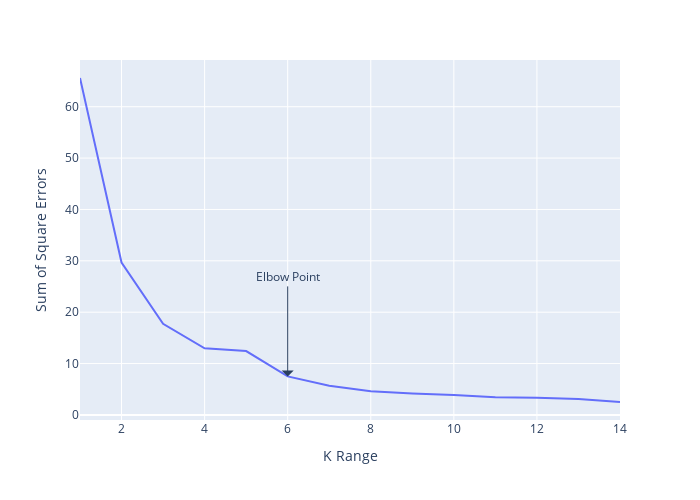

The notebook cell this image was saved under:
### Code cell
#Plotting the values of SSE in line graph to determine elbow point
px.line(x=range(1,15),y=sse).update_layout(xaxis_title="K Range",yaxis_title="Sum of Square Errors",height=500,width=700).add_annotation(
    x=6,y=7.5,showarrow=True,arrowhead=1,arrowsize=2,ax=0,ay=-100,text="Elbow Point")

### Figure 1 — Plotly figure (JSON) as saved in the notebook; plotly's stock layout.template omitted (floating-point values rounded to 4 significant figures)
{"data": [{"hovertemplate": "x=%{x}<br>y=%{y}<extra></extra>", "legendgroup": "", "line": {"color": "#636efa", "dash": "solid"}, "marker": {"symbol": "circle"}, "mode": "lines", "name": "", "orientation": "v", "showlegend": false, "type": "scatter", "x": [1, 2, 3, 4, 5, 6, 7, 8, 9, 10, 11, 12, 13, 14], "xaxis": "x", "y": [65.59, 29.68, 17.75, 12.97, 12.43, 7.507, 5.669, 4.611, 4.169, 3.901, 3.453, 3.355, 3.108, 2.517], "yaxis": "y"}], "layout": {"annotations": [{"arrowhead": 1, "arrowsize": 2, "ax": 0, "ay": -100, "showarrow": true, "text": "Elbow Point", "x": 6, "y": 7.5}], "height": 500, "legend": {"tracegroupgap": 0}, "margin": {"t": 60}, "width": 700, "xaxis": {"anchor": "y", "autorange": true, "domain": [0, 1], "range": [1, 14], "title": {"text": "K Range"}, "type": "linear"}, "yaxis": {"anchor": "x", "autorange": true, "domain": [0, 1], "range": [-0.9876, 69.1], "title": {"text": "Sum of Square Errors"}, "type": "linear"}}}
